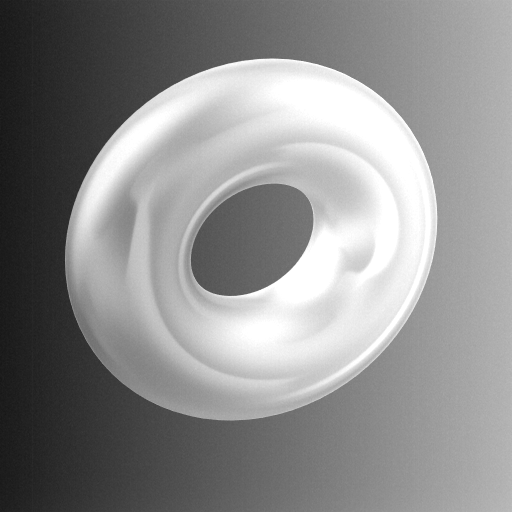
#> input picture zdjecia/zdjeciaPakiet3/torus.png, 512 x 512 px, found by its file name
$ python zad15.py
#> lines starting #> are read from the running program, lines starting #| are printed output that depends on the picture
import cv2
import numpy as np
from skimage.exposure import equalize_hist
import matplotlib.pyplot as plt

# Wczytaj obrazy: torus, dark frame, flat frame
torus = cv2.imread("zdjecia/zdjeciaPakiet3/torus.png", cv2.IMREAD_GRAYSCALE).astype(
    np.float32
)
#> torus: shape (512, 512) float32; min 22, max 255, mean 141.1
dark_frame = cv2.imread(
    "zdjecia/zdjeciaPakiet3/Dark_Frame.png", cv2.IMREAD_GRAYSCALE
).astype(np.float32)
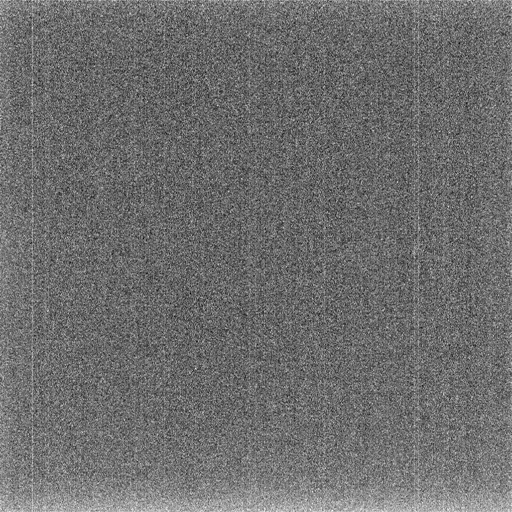
#> input picture zdjecia/zdjeciaPakiet3/Dark_Frame.png, 512 x 512 px, found by its file name
#> dark_frame: shape (512, 512) float32; min 17, max 37, mean 25.6
flat_field = cv2.imread(
    "zdjecia/zdjeciaPakiet3/Flat_Frame.png", cv2.IMREAD_GRAYSCALE
).astype(np.float32)
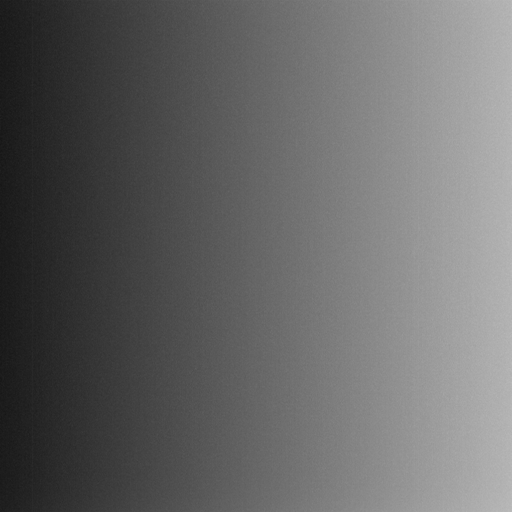
#> input picture zdjecia/zdjeciaPakiet3/Flat_Frame.png, 512 x 512 px, found by its file name
#> flat_field: shape (512, 512) float32; min 22, max 188, mean 102.1

# (a) Korekcja Flat-Field
corrected = (torus - dark_frame) / (flat_field - dark_frame)
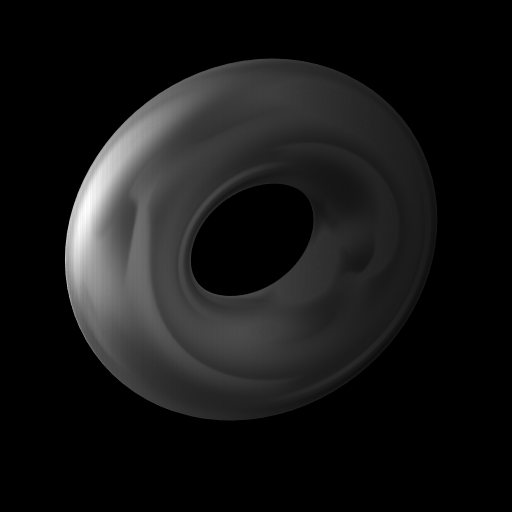
#> corrected: shape (512, 512) float32; 0.39% of the values are NaN or infinite; the others: min 1, max 8.28, mean 1.65; drawn with min black, max white, NaN and infinite black
corrected = np.clip(corrected, 0, 1)  # Normalizacja do zakresu [0, 1]
#> corrected: shape (512, 512) float32; 0.39% of the values are NaN or infinite; the others: min 1, max 1, mean 1

# (b) Transformacja histogramu
#> (the run stopped early here; a loop or call above may not have finished)
